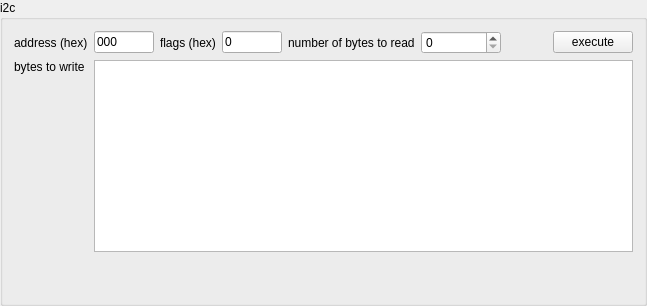
            <widget class="QGroupBox" name="groupBox">
             <property name="title">
              <string>i2c</string>
             </property>
             <layout class="QGridLayout" name="gridLayout">
              <item row="0" column="0">
               <widget class="QLabel" name="label_4">
                <property name="text">
                 <string>address (hex)</string>
                </property>
               </widget>
              </item>
              <item row="0" column="1">
               <widget class="QLineEdit" name="I2cAddress">
                <property name="sizePolicy">
                 <sizepolicy hsizetype="Fixed" vsizetype="Fixed">
                  <horstretch>0</horstretch>
                  <verstretch>0</verstretch>
                 </sizepolicy>
                </property>
                <property name="maximumSize">
                 <size>
                  <width>60</width>
                  <height>16777215</height>
                 </size>
                </property>
                <property name="text">
                 <string>000</string>
                </property>
                <property name="maxLength">
                 <number>3</number>
                </property>
               </widget>
              </item>
              <item row="0" column="2">
               <widget class="QLabel" name="label_5">
                <property name="text">
                 <string>flags (hex)</string>
                </property>
               </widget>
              </item>
              <item row="0" column="3">
               <widget class="QLineEdit" name="I2cFlags">
                <property name="sizePolicy">
                 <sizepolicy hsizetype="Fixed" vsizetype="Fixed">
                  <horstretch>0</horstretch>
                  <verstretch>0</verstretch>
                 </sizepolicy>
                </property>
                <property name="maximumSize">
                 <size>
                  <width>60</width>
                  <height>16777215</height>
                 </size>
                </property>
                <property name="text">
                 <string>0</string>
                </property>
                <property name="maxLength">
                 <number>2</number>
                </property>
               </widget>
              </item>
              <item row="0" column="4">
               <widget class="QLabel" name="label">
                <property name="text">
                 <string>number of bytes to read</string>
                </property>
               </widget>
              </item>
              <item row="0" column="5">
               <widget class="QSpinBox" name="I2cNumberOfBytesToRead">
                <property name="minimumSize">
                 <size>
                  <width>80</width>
                  <height>0</height>
                 </size>
                </property>
               </widget>
              </item>
              <item row="0" column="6">
               <spacer name="horizontalSpacer_2">
                <property name="orientation">
                 <enum>Qt::Orientation::Horizontal</enum>
                </property>
                <property name="sizeHint" stdset="0">
                 <size>
                  <width>40</width>
                  <height>20</height>
                 </size>
                </property>
               </spacer>
              </item>
              <item row="0" column="7">
               <widget class="QPushButton" name="I2cExecute">
                <property name="text">
                 <string>execute</string>
                </property>
               </widget>
              </item>
              <item row="1" column="0">
               <layout class="QVBoxLayout" name="verticalLayout_3">
                <item>
                 <widget class="QLabel" name="label_2">
                  <property name="text">
                   <string>bytes to write</string>
                  </property>
                 </widget>
                </item>
                <item>
                 <spacer name="verticalSpacer">
                  <property name="orientation">
                   <enum>Qt::Orientation::Vertical</enum>
                  </property>
                  <property name="sizeHint" stdset="0">
                   <size>
                    <width>20</width>
                    <height>40</height>
                   </size>
                  </property>
                 </spacer>
                </item>
               </layout>
              </item>
              <item row="2" column="1">
               <spacer name="verticalSpacer_4">
                <property name="orientation">
                 <enum>Qt::Orientation::Vertical</enum>
                </property>
                <property name="sizeHint" stdset="0">
                 <size>
                  <width>20</width>
                  <height>40</height>
                 </size>
                </property>
               </spacer>
              </item>
              <item row="1" column="1" colspan="7">
               <widget class="QTextEdit" name="I2cBytesToSend"/>
              </item>
             </layout>
            </widget>
